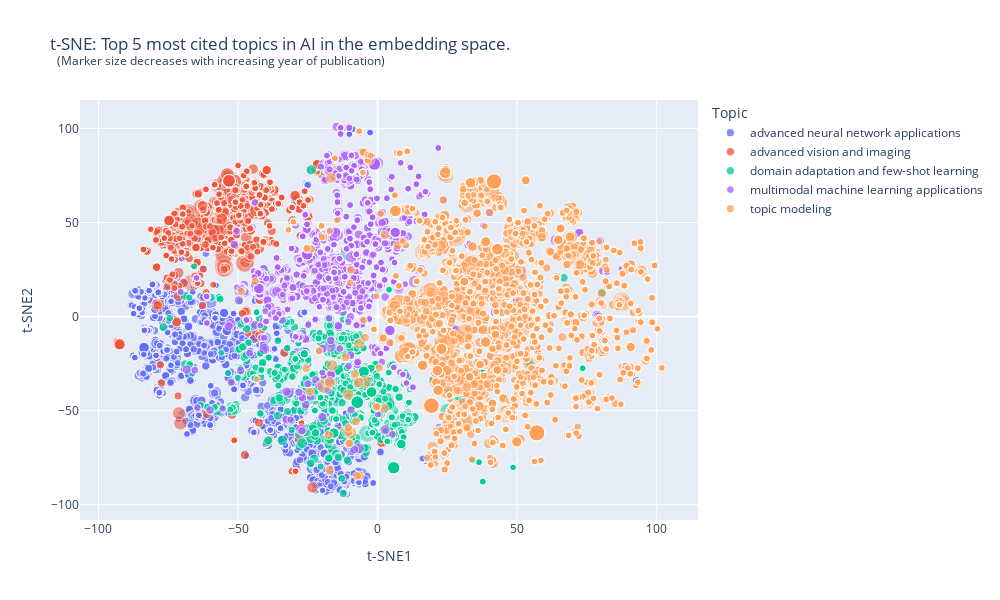

Notebook cell for this chart:
### Code cell
fig_tsne.update_layout(
    autosize=False,
    width=1000,
    height=600,
    title="t-SNE: Top 5 most cited topics in AI in the embedding space.<br> <sup> (Marker size decreases with increasing year of publication) </sup>",
    xaxis_title="t-SNE1",
    yaxis_title="t-SNE2",
    legend_title="Topic",
)

### Figure 1 — Plotly figure (JSON) as saved in the notebook; plotly's stock layout.template omitted (floating-point values rounded to 4 significant figures; data arrays with more than 128 entries replaced by an {"elided": "..."} marker saying what was removed)
{"data": [{"customdata": {"elided": "3312 str values"}, "hovertemplate": "<b>%{text}</b><br>t-SNE1: %{x:.2f}<br>t-SNE2: %{y:.2f}<br>year: %{customdata|%Y}<br>topic: advanced neural network applications<extra></extra>", "marker": {"opacity": {"elided": "3312 float values"}, "size": {"elided": "3312 float values"}}, "mode": "markers", "name": "advanced neural network applications", "text": {"elided": "3312 str values"}, "type": "scatter", "x": {"elided": "3312 float values"}, "y": {"elided": "3312 float values"}}, {"customdata": {"elided": "1643 str values"}, "hovertemplate": "<b>%{text}</b><br>t-SNE1: %{x:.2f}<br>t-SNE2: %{y:.2f}<br>year: %{customdata|%Y}<br>topic: advanced vision and imaging<extra></extra>", "marker": {"opacity": {"elided": "1643 float values"}, "size": {"elided": "1643 float values"}}, "mode": "markers", "name": "advanced vision and imaging", "text": {"elided": "1643 str values"}, "type": "scatter", "x": {"elided": "1643 float values"}, "y": {"elided": "1643 float values"}}, {"customdata": {"elided": "1931 str values"}, "hovertemplate": "<b>%{text}</b><br>t-SNE1: %{x:.2f}<br>t-SNE2: %{y:.2f}<br>year: %{customdata|%Y}<br>topic: domain adaptation and few-shot learning<extra></extra>", "marker": {"opacity": {"elided": "1931 float values"}, "size": {"elided": "1931 float values"}}, "mode": "markers", "name": "domain adaptation and few-shot learning", "text": {"elided": "1931 str values"}, "type": "scatter", "x": {"elided": "1931 float values"}, "y": {"elided": "1931 float values"}}, {"customdata": {"elided": "2809 str values"}, "hovertemplate": "<b>%{text}</b><br>t-SNE1: %{x:.2f}<br>t-SNE2: %{y:.2f}<br>year: %{customdata|%Y}<br>topic: multimodal machine learning applications<extra></extra>", "marker": {"opacity": {"elided": "2809 float values"}, "size": {"elided": "2809 float values"}}, "mode": "markers", "name": "multimodal machine learning applications", "text": {"elided": "2809 str values"}, "type": "scatter", "x": {"elided": "2809 float values"}, "y": {"elided": "2809 float values"}}, {"customdata": {"elided": "6595 str values"}, "hovertemplate": "<b>%{text}</b><br>t-SNE1: %{x:.2f}<br>t-SNE2: %{y:.2f}<br>year: %{customdata|%Y}<br>topic: topic modeling<extra></extra>", "marker": {"opacity": {"elided": "6595 float values"}, "size": {"elided": "6595 float values"}}, "mode": "markers", "name": "topic modeling", "text": {"elided": "6595 str values"}, "type": "scatter", "x": {"elided": "6595 float values"}, "y": {"elided": "6595 float values"}}], "layout": {"autosize": false, "height": 600, "legend": {"title": {"text": "Topic"}}, "title": {"text": "t-SNE: Top 5 most cited topics in AI in the embedding space.<br> <sup> (Marker size decreases with increasing year of publication) </sup>"}, "width": 1000, "xaxis": {"title": {"text": "t-SNE1"}}, "yaxis": {"title": {"text": "t-SNE2"}}}}
